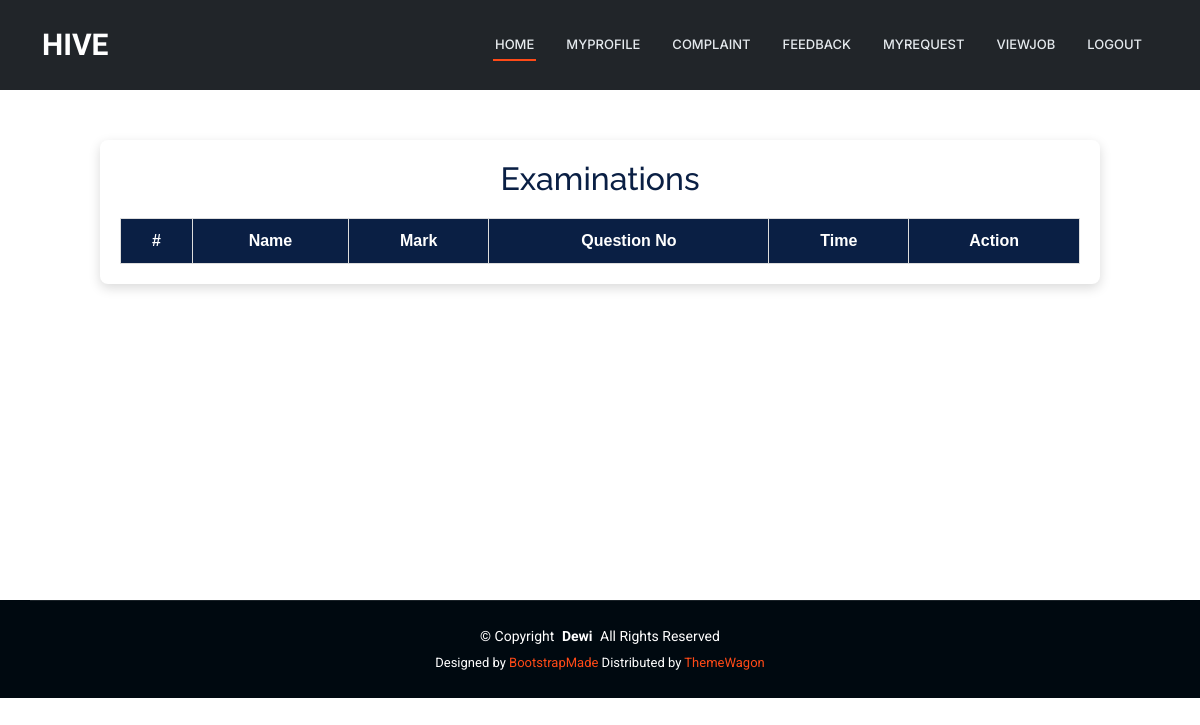
Before: /User/ViewExam/10 (signed in) with the older database file.
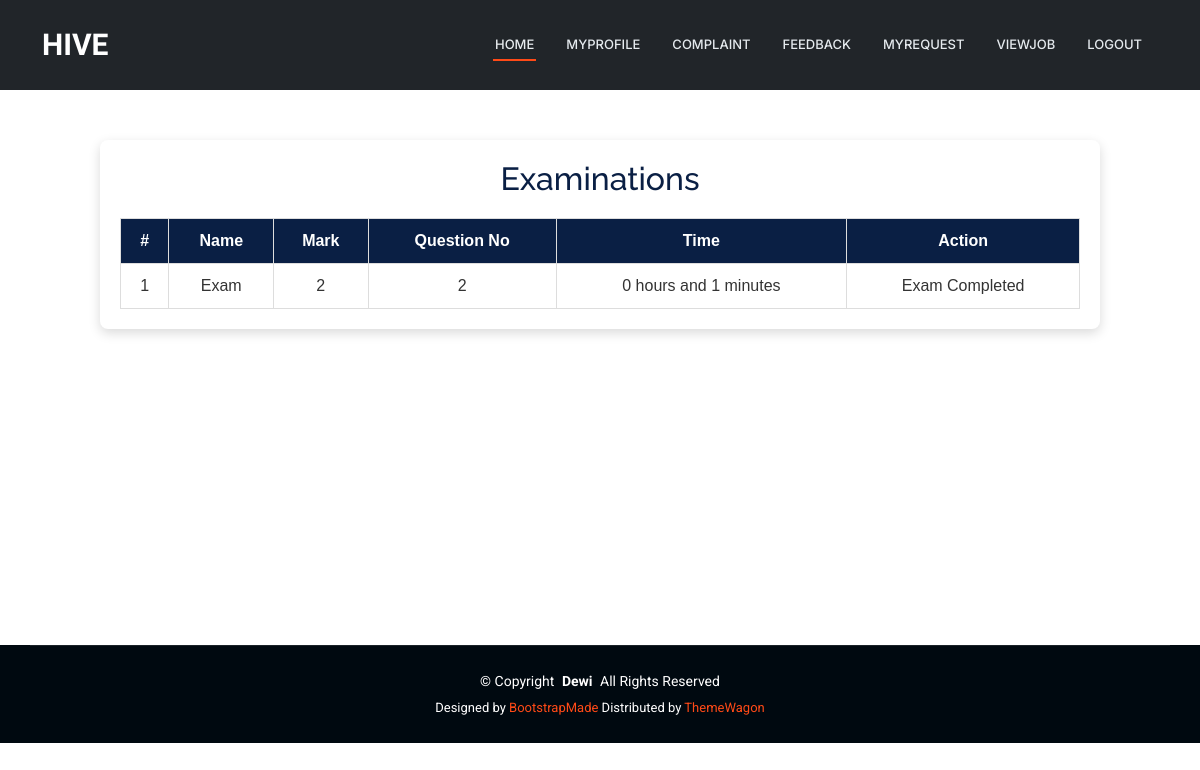
After: the same page with the newer database file.
### JobProvider/models.py (models this page shows)
class tbl_examination(models.Model):
    examination_name=models.CharField(max_length=50)
    examination_mark=models.CharField(max_length=50)
    examination_time=models.CharField(max_length=50)
    examination_status = models.IntegerField(default=0)
    time = models.TimeField(null=True)
    start_time = models.TimeField(null=True)
    job=models.ForeignKey(tbl_job,on_delete=models.CASCADE,null=True)

### User/views.py (the view)
# urls.py: path('ViewExam/<int:id>',views.viewexam,name="ViewExam"),
def viewexam(request,id):
    exam = tbl_examination.objects.filter(job=id)
    for i in exam:
        questioncount = tbl_questions.objects.filter(examination=i.id).count()
        i.qtcount = questioncount
        exambodycount = tbl_examinationbody.objects.filter(examination=i.id,user=request.session["uid"],examinationbody_status=1).count()
        if exambodycount > 0:
            i.examstatus = 1
    return render(request,"User/ViewExam.html",{'exam':exam})

### User/Templates/User/ViewExam.html (shortened to what this page needs)
{% extends 'User/Header.html' %}
{% block content %}
<head>
</head>
<div class="viewexam-wrapper">
    <div class="viewexam-card">
        <h2>Examinations</h2>
        <table class="viewexam-table">
            <tr>
                <th>#</th>
                <th>Name</th>
                <th>Mark</th>
                <th>Question No</th>
                <th>Time</th>
                <th>Action</th>
            </tr>
            {% for i in exam %}
            <tr>
                <td>{{ forloop.counter }}</td>
                <td>{{ i.examination_name }}</td>
                <td>{{ i.examination_mark }}</td>
                <td>{{ i.qtcount }}</td>
                <td>{{ i.examination_time }}</td>
                <td>
                    {% if i.examstatus == 1 %}
                        Exam Completed
                    {% else %}
                        <a href="{% url 'User:viewquestion' i.id %}" class="exam-btn">Enter To Exam</a>
                    {% endif %}
                </td>
            </tr>
            {% endfor %}
        </table>
    </div>
</div>
<br><br><br><br><br><br><br><br>
{% endblock %}

Changed rows visible on the page:
added tbl_examination: examination_name "Exam", examination_mark "2", qtcount "2", examination_time "0 hours and 1 minutes", shows "Exam Completed"
